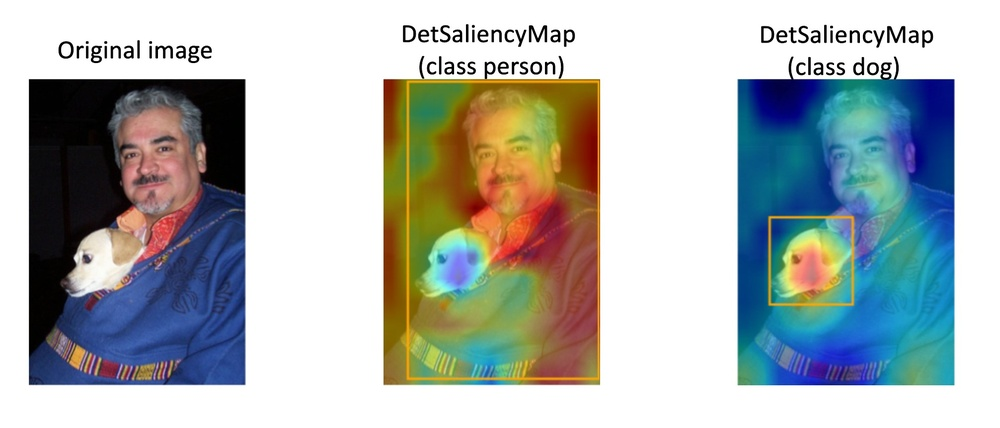
#> input picture 1.1.0/_images/xai_det.jpg, 1000 x 428 px, shrunk from 2013 x 862 before the run
$ python -i texture.py   (imports and definitions only)
#> lines starting #> are read from the running program, lines starting #| are printed output that depends on the picture
# Copyright (C) 2013 Oskar Maier
#
# This program is free software: you can redistribute it and/or modify
# it under the terms of the GNU General Public License as published by
# the Free Software Foundation, either version 3 of the License, or
# (at your option) any later version.
#
# This program is distributed in the hope that it will be useful,
# but WITHOUT ANY WARRANTY; without even the implied warranty of
# MERCHANTABILITY or FITNESS FOR A PARTICULAR PURPOSE.  See the
# GNU General Public License for more details.
#
# You should have received a copy of the GNU General Public License
# along with this program.  If not, see <http://www.gnu.org/licenses/>.
#
# author Alexander Ruesch
# version r0.1.1
# since 2013-08-24
# status Release

# build-in modules

# third-party modules
import numpy
from scipy.ndimage.filters import uniform_filter, sobel, maximum_filter, minimum_filter, gaussian_filter
from scipy import stats
from math import factorial

# own modules

# constants

# [132 lines left out: functions coarseness, contrast, not called in this run]

def directionality(image, min_distance = 4, threshold = 0.1, voxelspacing = None, mask = slice(None)):
    r"""
    Takes a simple or multi-spectral image and returns the directionality of the image texture.
    It is just a value representing the strength of directionality, not the specific direction.

    An edge detection is applied on the image. Then the edge strength and directional angle between
    the image axis are computed. A histogram of the directional angles is than used to calculate a
    qualitative value for directionality in ONE image layer. Note that there are n choose 2 layers
    in a n dimensional image.

    Warning
    -------
    Experimental. There are still issues with finding the right maxs and mins in histogram and
    predefining the number of bins for the histogram.

    Parameters
    ----------
    image : array_like or list/tuple of array_like
        A single image or a list/tuple of images (for multi-spectral case).
    voxelspacing : sequence of floats
        The side-length of each voxel.
    mask : array_like
        A binary mask for the image or a slice object
    min_distance : int
        minimal Distance between 2 local minima or maxima in the histogram. Default is 4.
    threshold : float
        Defines a threshold between 0 and 1. It is used to ignore angles of low edge strength
        in the histogram. Default is 0.1.

    Returns
    -------
    directionality : array
        Fdir is a value between 0 and 1. 1 represents a high directionality.
        Returns the directionality of an image in relation to one special image layer.
        The returned values are sorted like this. The axis are named v,w,x,y,z
        for a five dimensional image:
                                    w   x   y   z   v     x   y   z   v   w
        arctan(delta)| delta =    ---,---,---,---,---,  ---,---,---,---,---
                                    v   w   x   y   z     v   w   x   y   z
        There are always n choose k axis relations; n=image.ndim, k=2 (2 axis in every image layer).


    See Also
    --------

    """
    image = numpy.asarray(image)
    ndim = image.ndim
    # set default mask or apply given mask
    if not type(mask) is slice:
        if not type(mask[0] is slice):
            mask = numpy.array(mask, copy=False, dtype = numpy.bool)
    image = image[mask]

    # set default voxel spacing if not suppliec
    if None == voxelspacing:
        voxelspacing = tuple([1.] * ndim)

    if len(voxelspacing) != ndim:
        print("Voxel spacing and image dimensions do not fit.")
        return None

   # Calculate amount of combinations: n choose k, normalizing factor r and voxel spacing.
    n = (factorial(ndim)/(2*factorial(ndim-2)))
    pi1_2 = numpy.pi/2.0
    r=1.0 / (pi1_2**2)
    vs = [slice(None,None,numpy.rint(ii)) for ii in voxelspacing]

    # Allocate memory, define constants
    Fdir = numpy.empty(n)

    # calculate differences by using Sobel-filter. (Maybe other filter kernel like Prewitt will do a better job)
    E = [sobel(image, axis=ndim-1-i) for i in range(ndim)]

    # The edge strength e(x,y) is used for thresholding.
    e = sum(E) / float(ndim)
    border = [numpy.percentile(e, 1),numpy.percentile(e, 99)]
    e[e < border[0]] = 0
    e[e > border[1]] = border[1]
    e -= border[0]
    e /= border[1]
    em = e > threshold

    for i in range(n):
        A = numpy.arctan((E[(i + (ndim+i)/ndim) % ndim][vs]) / (E[i%ndim][vs]+numpy.spacing(1))) # [0 , pi/2]
        A = A[em[vs]]
        # Calculate number of bins for the histogram. Watch out, this is just a work around!
        # @TODO: Write a more stable code to prevent for minimum and maximum repetition when the same value in the Histogram appears multiple times in a row. Example: image = numpy.zeros([10,10]), image[:,::3] = 1
        bins = numpy.unique(A).size + min_distance
        H = numpy.histogram(A, bins = bins, density=True)[0] # [0 , 1]
        H[H < numpy.percentile(H,1)] = 0.0
        H_peaks, H_valleys, H_range = find_valley_range(H)
        summe = 0.0
        for idx_ap in range(len(H_peaks)):
            for range_idx in range( H_valleys[idx_ap], H_valleys[idx_ap]+H_range[idx_ap]):
                a=range_idx % len(H)
                summe += (((pi1_2*a)/bins - (pi1_2 * H_peaks[idx_ap])/bins) **2) * H[a]
        Fdir[i] = 1.0 - r * summe

    return Fdir


# [57 lines left out: functions local_maxima, local_minima, find_valley_range, not called in this run]

>>> import cv2
>>> picture = cv2.imread('../../../../../../1.1.0/_images/xai_det.jpg', cv2.IMREAD_GRAYSCALE)
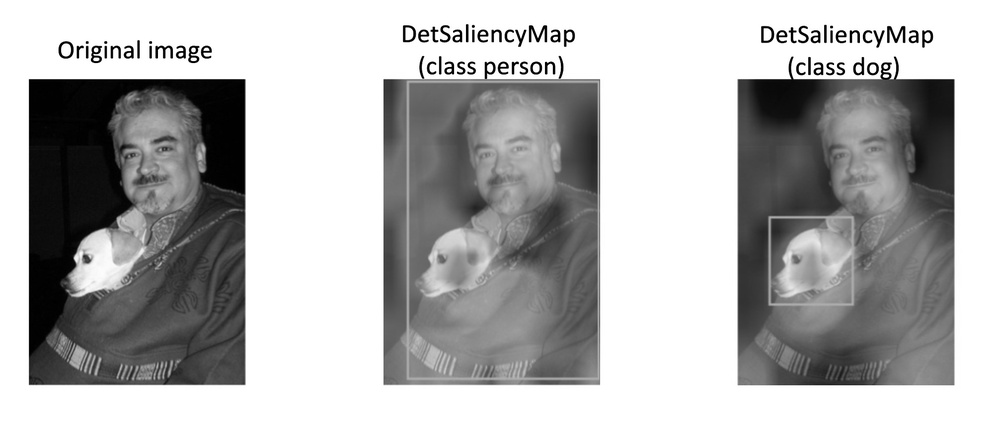
#> picture: shape (428, 1000); min 0, max 255, mean 177.2
>>> result = directionality(picture)
#> (the run stopped early here; a loop or call above may not have finished)
